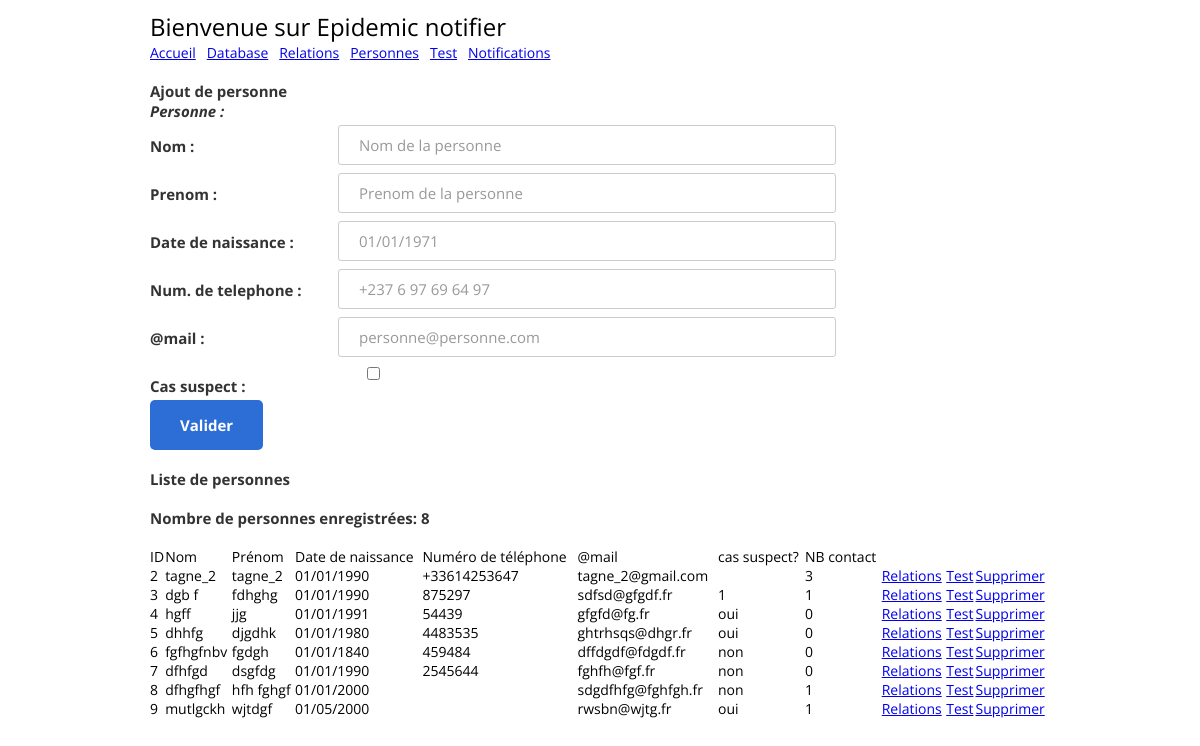
/personnes, run on the app's committed database.
### tables this page shows
CREATE TABLE "personnes" (
	"id"	integer,
	"nom"	text,
	"prenom"	text,
	"date_naiss"	text,
	"num_telephone"	text,
	"email"	text,
	"suspect"	TEXT,
	UNIQUE("nom","prenom","date_naiss"),
	PRIMARY KEY("id")
);

### app.py (the view)
@app.route("/personnes")
def home_personne():
    personnes = CRP().get_personnes_crp() #Personne().get_all()
    return render_template("personne.html", personnes=personnes, nb_personnes=len(personnes))

### treatment/db/contact_relation_personne.py (called while the page is built, shortened)
    def get_personne_nb_contact(self, personne_id):
        r = "SELECT COUNT(*) FROM contact_relation_personnes WHERE personne_id_1=? OR personne_id_2=? LIMIT 1"
        self.cur.execute(r, (str(personne_id), str(personne_id)))
        row = self.cur.fetchone()
        return row[0]

    def get_personnes_crp(self, personne_id=None):
        if personne_id is None:
            personnes = Personne().get_all()
            p_crp_dict = []
            for p in personnes:
                p_crp = RCRPPersonne(p.id, p.nom, p.prenom, p.date_naiss, p.num_telephone, p.email, p.suspect if p.suspect != None else "", "", self.get_personne_nb_contact(p.id))
                p_crp_dict.append(p_crp)
            return p_crp_dict

### treatment/db/personne.py (called while the page is built)
    def get_all(self):
        self.cur.execute("SELECT  * FROM personnes ORDER BY id ASC")
        rows = self.cur.fetchall()
        return [RPersonne(row[0], row[1], row[2], row[3], row[4], row[5], row[6]) for row in rows]

### templates/personne.html (shortened to what this page needs)
<!DOCTYPE html>
<html>
  <head>
    {% include 'inc/header.html' %}
  </head>
  <body>
    <div class="page-wrapper bg-dark p-t-100 p-b-50">
      <div class="wrapper wrapper--w900">
        <form action="/personnes" method="POST" onsubmit="return validate_form_personne();">
          <div class="card card-6">
            <div class="card-heading">
              {% include 'inc/header_menu.html' %}
            </div>
            <div class="card-body">
              <div class="label-row">Ajout de personne </div>
              {% include 'inc/form_personne.html' %}
            </div>
          </div>
          <div class="card-footer">
            <button class="btn btn--radius-2 btn--blue-2" id="btnvalid_personne" type="submit">Valider</button>
          </div>
        </form>
        <br/>
        <div class="card card-6">
          <div class="card-body">
            <div class="label-row">Liste de personnes</div>
            {% if personnes %}
              <br/>
              <div class="label-row">Nombre de personnes enregistr&eacute;es: {{ nb_personnes }} </div>
            {% endif %}
            <br/>
            {% include 'inc/list_personne.html' %}
          </div>
        </div>
      </div>
    </div>
  </body>
</html>

### templates/inc/list_personne.html
<table width="100%">
      <thead>
        <td>ID</td>
        <td>Nom</td>
        <td>Prénom</td>
        <td>Date de naissance</td>
        <td>Numéro de téléphone</td>
        <td>@mail</td>
        <td>cas suspect?</td>
        <td>NB contact</td>
        <td></td>
        <td></td>
        <td></td>
      </thead>
      <tbody>
        {% if personnes %}
          {% for p in personnes %}
            <tr>
              <td>{{ p.id }}</td>
              <td>{{ p.nom }}</td>
              <td>{{ p.prenom }}</td>
              <td>{{ p.date_naiss }}</td>
              <td>{{ p.num_telephone }}</td>
              <td>{{ p.email }}</td>
              <td>{{ p.suspect }}</td>
              <td>{{ p.nb_contact }}</td>
              <td><a href="crp?personne={{ p.id }}">Relations</a></td>
              <td><a href="tests?personne={{ p.id }}">Test</a></td>
              <td><a href="javascript:;" onclick="javascript:confirm_delete('personnes/delete/{{ p.id }}')">Supprimer</a></td>
            </tr>
          {% endfor %}
        {% else %}
          <tr><td colspan="8">No result!</td></tr>
        {% endif %}
      </tbody>
    </table>

### static/css/main.css (style rules this page uses)
.label-row { color: #333; font-size: 15px; font-weight: 700; }
html { -webkit-box-sizing: border-box; -moz-box-sizing: border-box; box-sizing: border-box; }
* { padding: 0; margin: 0; }
*, *:before, *:after { -webkit-box-sizing: inherit; -moz-box-sizing: inherit; box-sizing: inherit; }
body, h1, h2, h3, h4, h5, h6, blockquote, p, pre, dl, dd, ol, ul, figure, hr, fieldset, legend { margin: 0; padding: 0; }
table { border-collapse: collapse; border-spacing: 0; }
button { outline: none; background: none; border: none; }
.page-wrapper { min-height: 100vh; }
body { font-family: "Open Sans", "Arial", "Helvetica Neue", sans-serif; font-weight: 400; font-size: 14px; }
.p-t-100 { padding-top: 10px; }
.p-b-50 { padding-bottom: 50px; }
.wrapper { margin: 0 auto; }
.wrapper--w900 { max-width: 900px; }
.btn { display: inline-block; line-height: 50px; padding: 0 30px; -webkit-transition: all 0.4s ease; -o-transition: all 0.4s ease; -moz-transition: all 0.4s ease; transition: all 0.4s ease; cursor: pointer; font-size: 15px; text-transform: capitalize; font-weight: 700; color: #fff; font-family: inherit; }
.btn--radius-2 { -webkit-border-radius: 5px; -moz-border-radius: 5px; border-radius: 5px; }
.btn--blue-2 { background: #2c6ed5; }
.card { -webkit-border-radius: 3px; -moz-border-radius: 3px; border-radius: 3px; background: #fff; }
.card-6 { background: transparent; }
.card-6 .card-heading { background: transparent; }
.card-6 .card-body { background: #fff; position: relative; border-bottom: none; padding-bottom: 0; -webkit-border-top-left-radius: 3px; -moz-border-radius-topleft: 3px; border-top-left-radius: 3px; -webkit-border-top-right-radius: 3px; -moz-border-radius-topright: 3px; border-top-right-radius: 3px; }
.card-6 .card-body:before { bottom: 100%; left: 75px; border: solid transparent; content: ""; height: 0; width: 0; position: absolute; pointer-events: none; border-color: rgba(255, 255, 255, 0); border-bottom-color: #fff; border-width: 10px; }

### data on the page
personnes: id "2", nom "tagne_2", prenom "tagne_2", date_naiss "01/01/1990", num_telephone "+33614253647", email "tagne_2@gmail.com", nb_contact "3"
personnes: id "3", nom "dgb f", prenom "fdhghg", date_naiss "01/01/1990", num_telephone "875297", email "sdfsd@gfgdf.fr", suspect "1", nb_contact "1"
personnes: id "4", nom "hgff", prenom "jjg", date_naiss "01/01/1991", num_telephone "54439", email "gfgfd@fg.fr", suspect "oui", nb_contact "0"
personnes: id "5", nom "dhhfg", prenom "djgdhk", date_naiss "01/01/1980", num_telephone "4483535", email "ghtrhsqs@dhgr.fr", suspect "oui", nb_contact "0"
personnes: id "6", nom "fgfhgfnbv", prenom "fgdgh", date_naiss "01/01/1840", num_telephone "459484", email "dffdgdf@fdgdf.fr", suspect "non", nb_contact "0"
personnes: id "7", nom "dfhfgd", prenom "dsgfdg", date_naiss "01/01/1990", num_telephone "2545644", email "fghfh@fgf.fr", suspect "non", nb_contact "0"
personnes: id "8", nom "dfhgfhgf", prenom "hfh fghgf", date_naiss "01/01/2000", email "sdgdfhfg@fghfgh.fr", suspect "non", nb_contact "1"
personnes: id "9", nom "mutlgckh", prenom "wjtdgf", date_naiss "01/05/2000", email "rwsbn@wjtg.fr", suspect "oui", nb_contact "1"

### other printed values
{{ nb_personnes }} "8"
